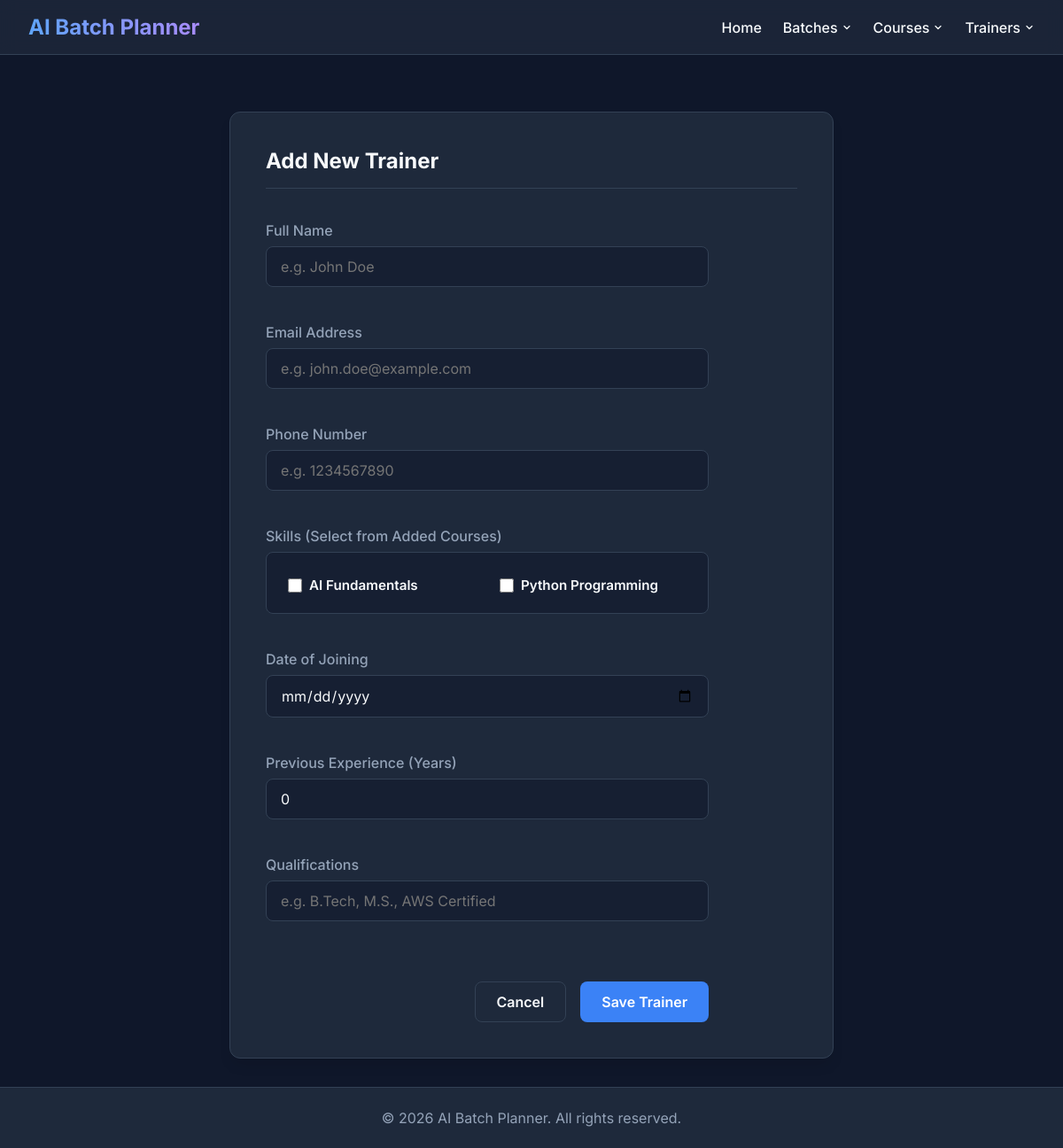
Page /trainers/new on the earlier database version.
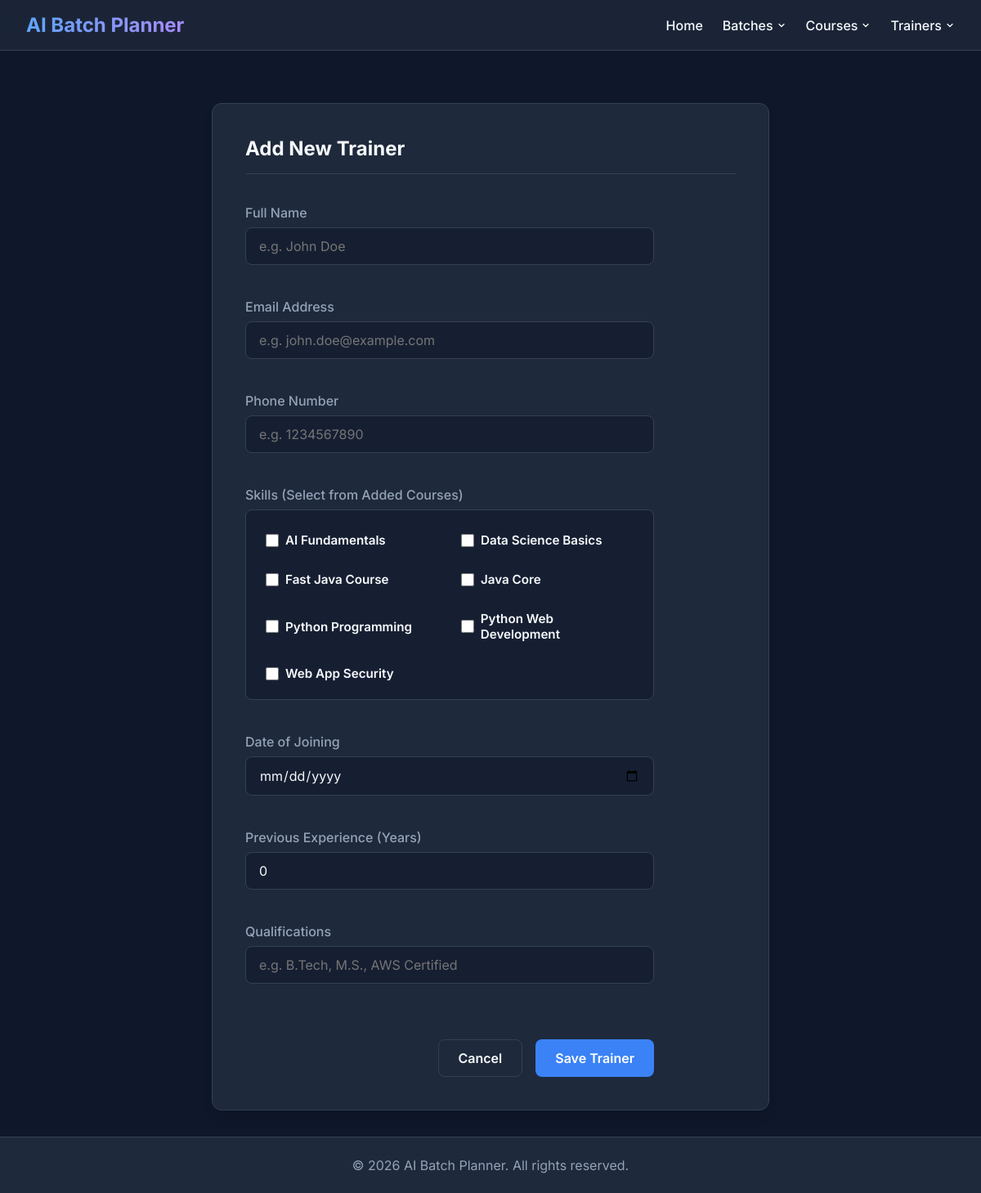
Same page on the later database version.
### tables this page shows
CREATE TABLE Course (
    id INTEGER PRIMARY KEY AUTOINCREMENT,

    course_name TEXT NOT NULL UNIQUE,

    technology_stack TEXT NOT NULL,

    duration_hours INTEGER NOT NULL
        CHECK(duration_hours > 0),

    description TEXT,

    status TEXT NOT NULL DEFAULT 'Active'
        CHECK(status IN ('Active', 'Inactive')),

    created_at DATETIME NOT NULL DEFAULT CURRENT_TIMESTAMP,

    updated_at DATETIME NOT NULL DEFAULT CURRENT_TIMESTAMP,

    created_by TEXT,

    updated_by TEXT
);

### routes/trainer_routes.py (the view)
@trainer_bp.route("/trainers/new", methods=["GET"])
def add_trainer():
    courses = course_service.get_all_courses()
    return render_template("trainer_form.html", courses=courses)

### models/course.py (called while the page is built)
    def get_connection(self):
        conn = sqlite3.connect(DB_PATH)
        conn.row_factory = sqlite3.Row
        return conn

    def get_all_courses(self):
        conn = self.get_connection()
        rows = conn.execute("SELECT * FROM Course ORDER BY course_name ASC").fetchall()
        conn.close()
        return [dict(r) for r in rows]

### services/course_service.py (called while the page is built)
    def get_all_courses(self):
        return self.course_model.get_all_courses()

### templates/trainer_form.html (shortened to what this page needs)
{% extends 'base.html' %}
{% block content %}
<div class="form-container">
    <div class="form-header">
        <h2>Add New Trainer</h2>
    </div>
    <form id="trainerForm" method="POST" action="{{ url_for('trainer.save_trainer') }}">
        <div class="form-group">
            <label class="form-label" for="full_name">Full Name</label>
            <input type="text" id="full_name" name="full_name" class="form-control" placeholder="e.g. John Doe"
                required>
        </div>
        <div class="form-group">
            <label class="form-label" for="email">Email Address</label>
            <input type="email" id="email" name="email" class="form-control" placeholder="e.g. john.doe@example.com"
                required>
        </div>
        <div class="form-group">
            <label class="form-label" for="phone">Phone Number</label>
            <input type="text" id="phone" name="phone" class="form-control" placeholder="e.g. 1234567890" required>
        </div>
        <div class="form-group">
            <label class="form-label">Skills (Select from Added Courses)</label>
            <div class="skills-grid-container">
                <div class="skills-checkbox-grid">
                    {% for course in courses %}
                    <label class="skills-checkbox-item">
                        <input type="checkbox" name="skills" value="{{ course.course_name }}">
                        <span class="skills-checkbox-label">{{ course.course_name }}</span>
                    </label>
                    {% else %}
                    <div style="grid-column: 1 / -1; text-align: center; color: var(--text-muted); padding: 1rem;">
                        No courses added yet. Please <a href="{{ url_for('course_bp.create_course') }}"
                            style="color: var(--primary); text-decoration: underline;">add a course</a> first.
                    </div>
                    {% endfor %}
                </div>
            </div>
        </div>
        <div class="form-group">
            <label class="form-label" for="date_of_joining">Date of Joining</label>
            <input type="date" id="date_of_joining" name="date_of_joining" class="form-control" required>
        </div>
        <div class="form-group">
            <label class="form-label" for="previous_experience">Previous Experience (Years)</label>
            <input type="number" step="0.1" id="previous_experience" name="previous_experience" class="form-control"
                min="0" value="0" required>
        </div>
        <div class="form-group">
            <label class="form-label" for="qualifications">Qualifications</label>
            <input type="text" id="qualifications" name="qualifications" class="form-control"
                placeholder="e.g. B.Tech, M.S., AWS Certified">
        </div>
        <div class="form-actions">
            <a href="{{ url_for('trainer.view_trainers') }}" class="btn btn-outline">Cancel</a>
            <button type="submit" class="btn btn-primary">Save Trainer</button>
        </div>
    </form>
</div>
{% endblock %}

Differences in the rows shown:
added Course: course_name "Data Science Basics"
added Course: course_name "Fast Java Course"
added Course: course_name "Java Core"
added Course: course_name "Python Web Development"
added Course: course_name "Web App Security"
